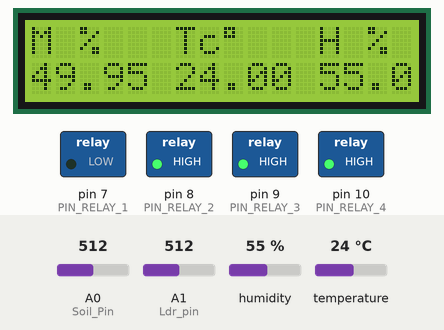
A sketch run on a simulated Arduino Uno, built with avr-gcc and run on an emulated ATmega328P. Shown: 16×2 character LCD, switched loads named in the sketch (green lamp = pin HIGH). Inputs (shaded band) come from the test bench; at power-on: temperature 24 °C, A0 (Soil_Pin) = 512, A1 (Ldr_pin) = 512, humidity 55 %. What the sketch prints to the serial monitor is not drawn.

Above: at 1.2 s.
1.3 s: temperature set to 21 °C
At 4.1 s:
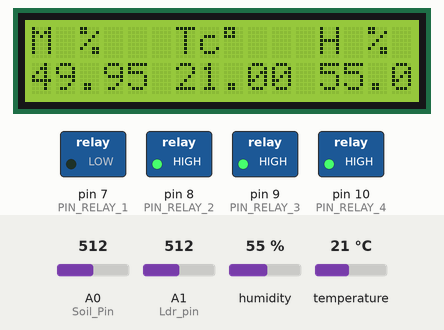
4.7 s: temperature set to 18 °C
At 5.9 s:
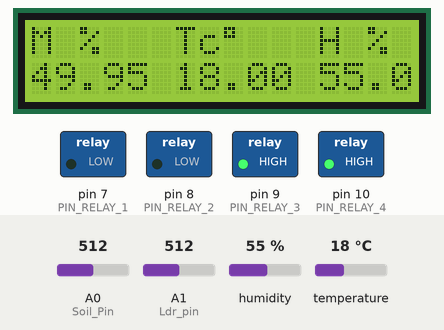
8.1 s: A0 (Soil_Pin) set to 425
At 8.9 s:
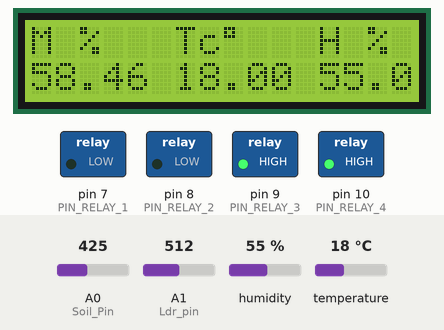
11.5 s: A0 (Soil_Pin) set to 393
At 13.7 s:
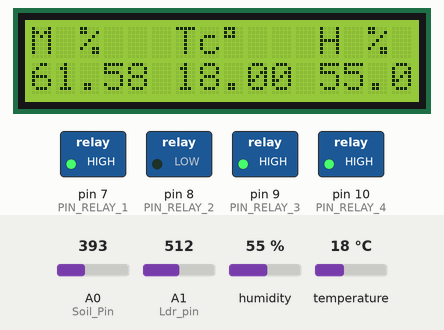
14.9 s: A1 (Ldr_pin) set to 318
18.3 s: A1 (Ldr_pin) set to 291
At 21.5 s:
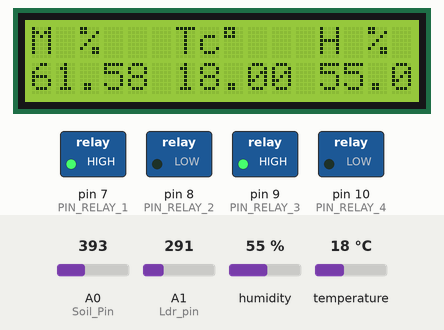
Timing chart, 0 to 23.0 s (numbered marks = the images above; inputs shaded):
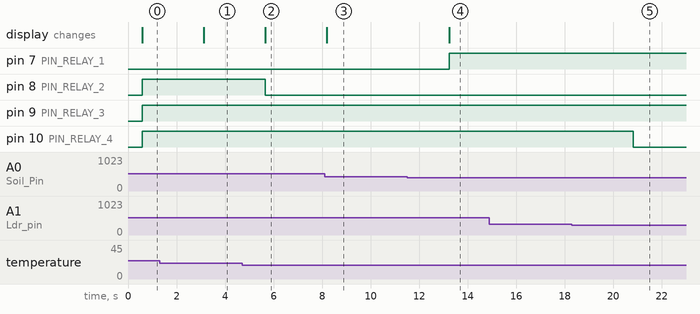

The sketch:

Arduinocode.ino
```cpp
//Libraries included
#include <LiquidCrystal.h>
#include <Adafruit_Sensor.h>
#include  <DHT.h>
#include <DHT_U.h>

//LCD digital pins connection
LiquidCrystal  lcd(12, 11, 5, 4, 3, 2);
//DHT11 digital pins connection and dht sensor type
#define  DHTPIN 13
#define DHTTYPE DHT11
DHT dht(DHTPIN, DHTTYPE);
//4Relay module  digital pins connection
#define PIN_RELAY_1 7   // the Arduino digital pin 7  - IN1 pin of relay module
#define PIN_RELAY_2 8   // the Arduino digitall pin  8- IN2 pin of relay module
#define PIN_RELAY_3 9   // the Arduino digital pin  9 - IN3 pin of relay module
#define PIN_RELAY_4 10  // the Arduino digital pin  10 - IN4 pin of relay module
//define soil moisture sensor analog pin A0
const  int Soil_Pin = A0;
const int Ldr_pin = A1;

void setup() {
  Serial.begin(9600);
  lcd.begin(16, 2);  // initialize the LCD
  dht.begin();       // initialize  the dht sensor
  // initialize digital pins as an output.
  pinMode(PIN_RELAY_1,  OUTPUT);
  pinMode(PIN_RELAY_2, OUTPUT);
  pinMode(PIN_RELAY_3, OUTPUT);
  pinMode(PIN_RELAY_4, OUTPUT);
  //ldr read as input
  pinMode(Ldr_pin, INPUT);
}

void  loop() {
  // wait between measurements.(500ms = 0.5 Second)
  delay(500);
  float temperature = dht.readTemperature();  // read temperature in Celsius  //  temperature in Celsius
  float humidity = dht.readHumidity(); //read humidity  //humidity declaration

  //ldr read as analog
  int ldr_Value = analogRead(Ldr_pin);

  //soil sensor data in percentage
  float moisture_percentage;
  int  sensor_analog;
  sensor_analog = analogRead(Soil_Pin);
  moisture_percentage  = (100 - ((sensor_analog / 1023.00) * 100));

// Plot live data in the Arduino  ide serial plotter
  Serial.print(moisture_percentage);
  Serial.print("  "); // a space ' ' or  tab '\	' character is printed between the two values.
  Serial.print(temperature);
  Serial.print(" "); // a space ' ' or  tab '\	'  character is printed between the two values.
  Serial.println(humidity);
  Serial.print(" "); // a space ' ' or  tab '\	' character is printed between  the two values.
//  lcd screen display order
  lcd.setCursor(0, 0);
  lcd.print("M %");
  lcd.setCursor(0, 1);
  lcd.print(moisture_percentage);
  lcd.setCursor(6, 0);
  lcd.print("Tc");
  lcd.print((char)223);//shows  degrees character
  lcd.setCursor(6, 1);
  lcd.print(temperature);
  lcd.setCursor(12,  0);
  lcd.print("H %");
  lcd.setCursor(12, 1);
  lcd.print(humidity);
//  Conditional statment to control the relays (Greenhouse systems)

  if (moisture_percentage  < 60.00){
    digitalWrite(PIN_RELAY_1, LOW);    // turn in1 ON
  } else  {
     digitalWrite(PIN_RELAY_1, HIGH);  // turn in1 OFF
  }
  if (temperature  < 20) {
    digitalWrite(PIN_RELAY_2, LOW);    // turn in2 ON
  } else {
     digitalWrite(PIN_RELAY_2, HIGH);  // turn in2 OFF
  }
  if (temperature  > 30) {
    digitalWrite(PIN_RELAY_3, LOW);    // turn in3 ON
  } else {
      digitalWrite(PIN_RELAY_3, HIGH); // turn in3 OFF
  }
  if (ldr_Value  < 300) {
    digitalWrite(PIN_RELAY_4, LOW);    // turn in4 ON
  } else {
    digitalWrite(PIN_RELAY_4, HIGH);   // turn in4 OFF
  }

  delay(2000);  // wait after loop for 2 Seconds

}
```

Measured:
- the behaviour switches between 20 and 19 °C on temperature (found by bisection; images 1 and 2)
- the behaviour switches between 410 and 409 on A0 (Soil_Pin) (found by bisection; images 3 and 4)
- the behaviour switches between 300 and 299 on A1 (Ldr_pin) (found by bisection; images 4 and 5)
- after the input at 1.3 s, the display: changes after 1.8 s (image 1)
- after the input at 4.7 s, pin 8 (PIN_RELAY_2): HIGH → LOW after 0.95 s; the display: changes after 0.95 s (image 2)
- after the input at 8.1 s, the display: changes after 0.08 s (image 3)
- after the input at 11.5 s, pin 7 (PIN_RELAY_1): LOW → HIGH after 1.7 s; the display: changes after 1.7 s (image 4)
- after the input at 14.9 s, every drawn part: stays the same
- after the input at 18.3 s, pin 10 (PIN_RELAY_4): HIGH → LOW after 2.5 s
